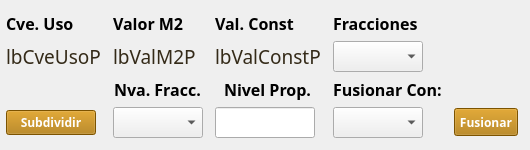
                   <widget class="QWidget" name="wFraccionP" native="true">
                    <layout class="QGridLayout" name="gridLayout_14">
                     <property name="leftMargin">
                      <number>6</number>
                     </property>
                     <property name="topMargin">
                      <number>12</number>
                     </property>
                     <property name="rightMargin">
                      <number>12</number>
                     </property>
                     <property name="bottomMargin">
                      <number>12</number>
                     </property>
                     <property name="horizontalSpacing">
                      <number>12</number>
                     </property>
                     <item row="5" column="2" alignment="Qt::AlignHCenter">
                      <widget class="QLabel" name="label_42">
                       <property name="font">
                        <font>
                         <family>Century Gothic</family>
                         <pointsize>12</pointsize>
                         <weight>75</weight>
                         <bold>true</bold>
                        </font>
                       </property>
                       <property name="text">
                        <string>Nivel Prop.</string>
                       </property>
                      </widget>
                     </item>
                     <item row="6" column="0">
                      <widget class="QPushButton" name="btnSubdividirP">
                       <property name="maximumSize">
                        <size>
                         <width>90</width>
                         <height>16777215</height>
                        </size>
                       </property>
                       <property name="font">
                        <font>
                         <family>Century Gothic</family>
                         <weight>75</weight>
                         <bold>true</bold>
                        </font>
                       </property>
                       <property name="styleSheet">
                        <string notr="true">background : rgb(174, 116, 0);
color : rgb(255, 255, 255)</string>
                       </property>
                       <property name="text">
                        <string>Subdividir</string>
                       </property>
                      </widget>
                     </item>
                     <item row="6" column="2">
                      <widget class="QLineEdit" name="leNivPropP">
                       <property name="maximumSize">
                        <size>
                         <width>100</width>
                         <height>16777215</height>
                        </size>
                       </property>
                       <property name="font">
                        <font>
                         <family>Century Gothic</family>
                         <pointsize>12</pointsize>
                         <weight>50</weight>
                         <bold>false</bold>
                        </font>
                       </property>
                       <property name="maxLength">
                        <number>5</number>
                       </property>
                      </widget>
                     </item>
                     <item row="3" column="0">
                      <widget class="QLabel" name="lbCveUsoP">
                       <property name="maximumSize">
                        <size>
                         <width>132</width>
                         <height>16777215</height>
                        </size>
                       </property>
                       <property name="font">
                        <font>
                         <family>Century Gothic</family>
                         <pointsize>14</pointsize>
                         <weight>50</weight>
                         <bold>false</bold>
                        </font>
                       </property>
                       <property name="styleSheet">
                        <string notr="true">color : rgb(52, 42, 24 )</string>
                       </property>
                       <property name="text">
                        <string>lbCveUsoP</string>
                       </property>
                      </widget>
                     </item>
                     <item row="0" column="3">
                      <widget class="QLabel" name="label_34">
                       <property name="font">
                        <font>
                         <family>Century Gothic</family>
                         <pointsize>12</pointsize>
                         <weight>75</weight>
                         <bold>true</bold>
                        </font>
                       </property>
                       <property name="text">
                        <string>Fracciones</string>
                       </property>
                      </widget>
                     </item>
                     <item row="0" column="0">
                      <widget class="QLabel" name="label_35">
                       <property name="maximumSize">
                        <size>
                         <width>132</width>
                         <height>16777215</height>
                        </size>
                       </property>
                       <property name="font">
                        <font>
                         <family>Century Gothic</family>
                         <pointsize>12</pointsize>
                         <weight>75</weight>
                         <bold>true</bold>
                        </font>
                       </property>
                       <property name="text">
                        <string>Cve. Uso</string>
                       </property>
                      </widget>
                     </item>
                     <item row="0" column="1">
                      <widget class="QLabel" name="label_37">
                       <property name="maximumSize">
                        <size>
                         <width>160</width>
                         <height>16777215</height>
                        </size>
                       </property>
                       <property name="font">
                        <font>
                         <family>Century Gothic</family>
                         <pointsize>12</pointsize>
                         <weight>75</weight>
                         <bold>true</bold>
                        </font>
                       </property>
                       <property name="text">
                        <string>Valor M2</string>
                       </property>
                      </widget>
                     </item>
                     <item row="3" column="3">
                      <widget class="QComboBox" name="cmbFraccionesP">
                       <property name="maximumSize">
                        <size>
                         <width>90</width>
                         <height>16777215</height>
                        </size>
                       </property>
                       <property name="font">
                        <font>
                         <pointsize>14</pointsize>
                         <weight>75</weight>
                         <bold>true</bold>
                        </font>
                       </property>
                       <property name="styleSheet">
                        <string notr="true">QComboBox QAbstractItemView::item { min-height: 25;}
QListView{color: black ; font-size: 16px; outline:none; font-weight:bold}QListView::item:selected { color: red; background-color: lightgray;}</string>
                       </property>
                      </widget>
                     </item>
                     <item row="5" column="3">
                      <widget class="QLabel" name="label_43">
                       <property name="maximumSize">
                        <size>
                         <width>120</width>
                         <height>16777215</height>
                        </size>
                       </property>
                       <property name="font">
                        <font>
                         <family>Century Gothic</family>
                         <pointsize>12</pointsize>
                         <weight>75</weight>
                         <bold>true</bold>
                        </font>
                       </property>
                       <property name="text">
                        <string>Fusionar Con:</string>
                       </property>
                      </widget>
                     </item>
                     <item row="5" column="1" alignment="Qt::AlignHCenter">
                      <widget class="QLabel" name="label_36">
                       <property name="font">
                        <font>
                         <family>Century Gothic</family>
                         <pointsize>12</pointsize>
                         <weight>75</weight>
                         <bold>true</bold>
                        </font>
                       </property>
                       <property name="text">
                        <string>Nva. Fracc.</string>
                       </property>
                      </widget>
                     </item>
                     <item row="3" column="1">
                      <widget class="QLabel" name="lbValM2P">
                       <property name="font">
                        <font>
                         <family>Century Gothic</family>
                         <pointsize>14</pointsize>
                         <weight>50</weight>
                         <bold>false</bold>
                        </font>
                       </property>
                       <property name="styleSheet">
                        <string notr="true">color : rgb(52, 42, 24 )</string>
                       </property>
                       <property name="text">
                        <string>lbValM2P</string>
                       </property>
                      </widget>
                     </item>
                     <item row="6" column="1">
                      <widget class="QComboBox" name="cmbNvaFraccP">
                       <property name="maximumSize">
                        <size>
                         <width>90</width>
                         <height>16777215</height>
                        </size>
                       </property>
                       <property name="font">
                        <font>
                         <pointsize>14</pointsize>
                         <weight>75</weight>
                         <bold>true</bold>
                        </font>
                       </property>
                       <property name="styleSheet">
                        <string notr="true">QComboBox QAbstractItemView::item { min-height: 25; font-family: &quot;Century Gothic&quot;;}
QListView{color: black ; font-size: 16px; outline:none; font-weight:bold, font-family: &quot;Century Gothic&quot;;}
QListView::item:selected { color: red; background-color: lightgray;font-family: &quot;Century Gothic&quot;;}</string>
                       </property>
                      </widget>
                     </item>
                     <item row="0" column="2">
                      <widget class="QLabel" name="label_39">
                       <property name="font">
                        <font>
                         <family>Century Gothic</family>
                         <pointsize>12</pointsize>
                         <weight>75</weight>
                         <bold>true</bold>
                        </font>
                       </property>
                       <property name="text">
                        <string>Val. Const</string>
                       </property>
                      </widget>
                     </item>
                     <item row="6" column="3">
                      <widget class="QComboBox" name="cmbConP">
                       <property name="maximumSize">
                        <size>
                         <width>90</width>
                         <height>16777215</height>
                        </size>
                       </property>
                       <property name="font">
                        <font>
                         <pointsize>14</pointsize>
                         <weight>75</weight>
                         <bold>true</bold>
                        </font>
                       </property>
                       <property name="styleSheet">
                        <string notr="true">QComboBox QAbstractItemView::item { min-height: 25;}
QListView{color: black ; font-size: 16px; outline:none; font-weight:bold}QListView::item:selected { color: red; background-color: lightgray;}</string>
                       </property>
                      </widget>
                     </item>
                     <item row="3" column="2">
                      <widget class="QLabel" name="lbValConstP">
                       <property name="font">
                        <font>
                         <family>Century Gothic</family>
                         <pointsize>14</pointsize>
                         <weight>50</weight>
                         <bold>false</bold>
                        </font>
                       </property>
                       <property name="styleSheet">
                        <string notr="true">color : rgb(52, 42, 24 )</string>
                       </property>
                       <property name="text">
                        <string>lbValConstP</string>
                       </property>
                      </widget>
                     </item>
                     <item row="6" column="5">
                      <widget class="QPushButton" name="btnFusionarP">
                       <property name="maximumSize">
                        <size>
                         <width>64</width>
                         <height>28</height>
                        </size>
                       </property>
                       <property name="font">
                        <font>
                         <family>Century Gothic</family>
                         <weight>75</weight>
                         <bold>true</bold>
                        </font>
                       </property>
                       <property name="styleSheet">
                        <string notr="true">background : rgb(174, 116, 0);
color : rgb(255, 255, 255)</string>
                       </property>
                       <property name="text">
                        <string>Fusionar</string>
                       </property>
                      </widget>
                     </item>
                    </layout>
                   </widget>
